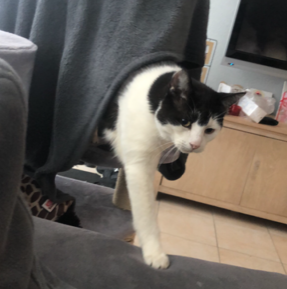
#> input picture 03-MemesGifs/meme_background.png, 287 x 289 px
$ python maak_meme.py   (older library calls are emulated)
#> lines starting #> are read from the running program, lines starting #| are printed output that depends on the picture
from PIL import Image, ImageFont, ImageDraw

achtergrond = Image.open("meme_background.png")
#> achtergrond is the input picture: PIL image 287x289 RGBA; mean R, G, B, A 102.8, 96.1, 89.2, 255

breedte = achtergrond.width
#> breedte = 287
hoogte = achtergrond.height
#> hoogte = 289

print("De afbeelding is " + str(breedte) + " pixels breed en " + str(hoogte) + " pixels hoog")
#| De afbeelding is 287 pixels breed en 289 pixels hoog

lettertype = ImageFont.truetype("impact.ttf", 40)

tekengebied = ImageDraw.Draw(achtergrond)

# Tekst schrijven
tekst = "Meow Meow!"

tekst_breedte, tekst_hoogte = tekengebied.textsize(tekst, font=lettertype)
#> tekst_breedte = 261; tekst_hoogte = 38
print("tekstbreedte=" + str(tekst_breedte) + ", tekst_hoogte=" + str(tekst_hoogte))
#| tekstbreedte=261, tekst_hoogte=38


# Tekst positie berekenen
tekst_x = 38.5#(breedte - tekst_breedte) / 2
tekst_y = 10#(hoogte - tekst_hoogte) / 2


tekengebied.multiline_text((tekst_x, tekst_y), tekst, font=lettertype, fill=(255,255,255))
tekengebied.multiline_text((tekst_x-2, tekst_y-2), tekst, font=lettertype, fill=(0,0,0))

# Het resultaat tonen
achtergrond.show()
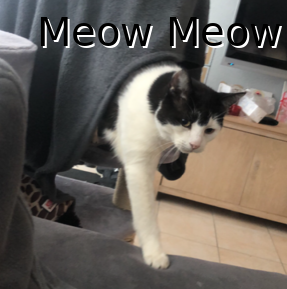
#> shown: PIL image 287x289 RGBA; mean R, G, B, A 103.4, 96.6, 89.6, 255

# En opslaan onder een andere naam
achtergrond.save("meme_met_tekst.png")
